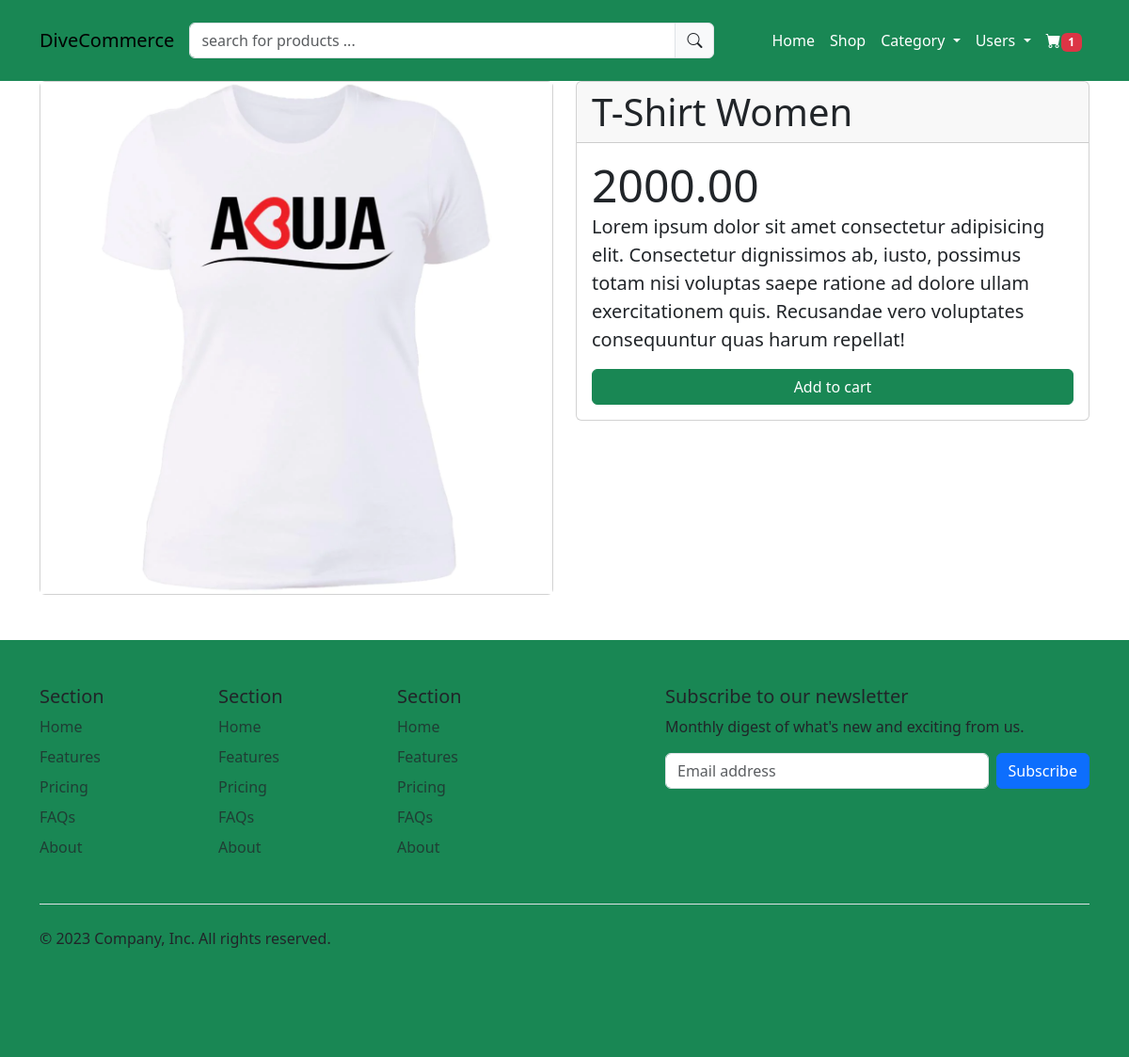
/product/1/, run on the app's committed database.
### stores/models.py (models this page shows, shortened)
class Product(models.Model):
    title = models.CharField(max_length=255)
    description = models.TextField()
    price = models.DecimalField(max_digits=9, decimal_places=2)
    inventory = models.PositiveIntegerField()
    image = models.ImageField(upload_to='product', null=True)
    category = models.ForeignKey(Category, on_delete=models.CASCADE)
    created_at = models.DateField(auto_now_add=True)

### stores/views.py (the view)
# urls.py: path('product/<str:id>/',views.product,name='product'),
def product(request,id):
    product = Product.objects.get(id=id)
    context = {
        'product':product
    }
    return render(request, 'stores/product.html', context)

### stores/context_processors.py (called while the page is built)
def categorys(request):
    cats = Category.objects.filter()
    return{
        'catloops':cats
    }

def allcart(request):
    if request.session.get('cart_id',None):
        cart = CartItem.objects.filter()
        total = cart.count()
    elif request.user:
        cart = CartItem.objects.filter()
        total = cart.count()
    return {
        'carts':total
    }

### templates/stores/product.html (shortened to what this page needs)
{% extends "base.html" %}
{% block content %}
  <section id="product">
    <div class="container">
        <div class="row">
           {% if product %}
           <div class="col-md-6">
                <div class="card">
                    <img src="{{product.image.url}}" alt="{{product.title}}">
                </div>
            </div>
            <div class="col-md-6">
                <div class="card">
                    <div class="card-header display-6">{{product.title}}</div>
                    <div class="card-body">
                        <div class="display-5">{{product.price}}</div>
                        <p class="lead">{{product.description}}</p>
                        <div class="d-grid">
                          <a href="{% url 'addtocart' product.id %}" class="btn btn-success">Add to cart</a>
                        </div>
                    </div>
                </div>
            </div>
           {% else %}
             <p class="lead bg-danger">No Product of this selected item available</p>
           {% endif %}
        </div>
    </div>
  </section>
{% endblock content %}

### data on the page
Product: image (picture), title "T-Shirt Women", price "2000.00", description "Lorem ipsum dolor sit amet consectetur adipisicing elit. Consectetur dignissimos ab, iusto, possimus totam nisi voluptas saepe ratione ad dolore ullam exercitationem quis. Recusandae vero voluptates consequuntur quas harum repellat!"

### other printed values
{{ carts }} "1"
